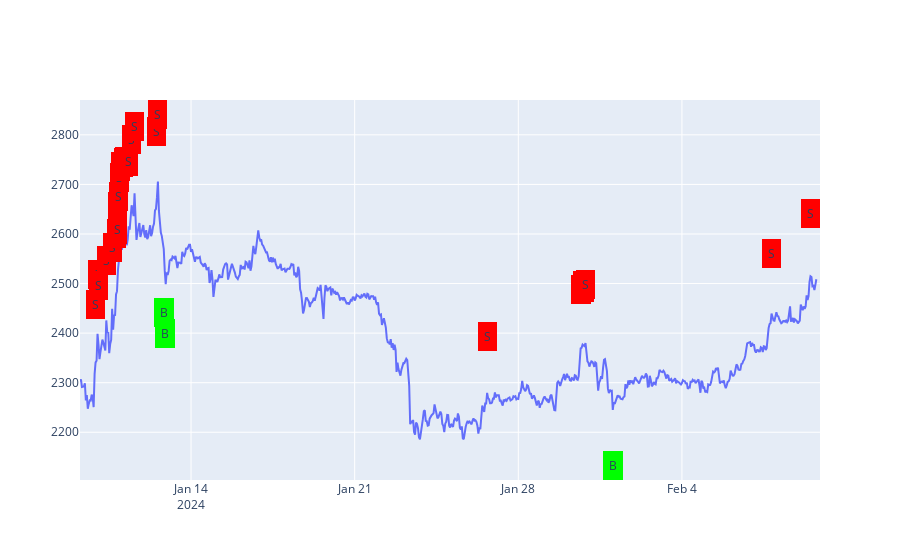

The notebook cell this image was saved under:
### Code cell
plotting.chart_with_markers(result_df, 'predicted')

### Figure 1 — Plotly figure (JSON) as saved in the notebook; plotly's stock layout.template omitted (floating-point values rounded to 4 significant figures; data arrays with more than 128 entries replaced by an {"elided": "..."} marker saying what was removed)
{"data": [{"type": "scatter", "x": {"elided": "757 str values"}, "y": {"elided": "757 float values"}}], "layout": {"annotations": [{"arrowhead": 1, "bgcolor": "#00ff00", "bordercolor": "#00ff00", "borderpad": 4, "borderwidth": 2, "showarrow": false, "text": "B", "x": "2024-01-12T20:00:00+05:00", "y": 2441.0}, {"arrowhead": 1, "bgcolor": "#00ff00", "bordercolor": "#00ff00", "borderpad": 4, "borderwidth": 2, "showarrow": false, "text": "B", "x": "2024-01-12T21:00:00+05:00", "y": 2400.0}, {"arrowhead": 1, "bgcolor": "#00ff00", "bordercolor": "#00ff00", "borderpad": 4, "borderwidth": 2, "showarrow": false, "text": "B", "x": "2024-02-01T01:00:00+05:00", "y": 2133.0}, {"arrowhead": 1, "bgcolor": "#ff0000", "bordercolor": "#ff0000", "borderpad": 4, "borderwidth": 2, "showarrow": false, "text": "S", "x": "2024-01-09T22:00:00+05:00", "y": 2458.0}, {"arrowhead": 1, "bgcolor": "#ff0000", "bordercolor": "#ff0000", "borderpad": 4, "borderwidth": 2, "showarrow": false, "text": "S", "x": "2024-01-10T00:00:00+05:00", "y": 2519.0}, {"arrowhead": 1, "bgcolor": "#ff0000", "bordercolor": "#ff0000", "borderpad": 4, "borderwidth": 2, "showarrow": false, "text": "S", "x": "2024-01-10T01:00:00+05:00", "y": 2496.0}, {"arrowhead": 1, "bgcolor": "#ff0000", "bordercolor": "#ff0000", "borderpad": 4, "borderwidth": 2, "showarrow": false, "text": "S", "x": "2024-01-10T09:00:00+05:00", "y": 2547.0}, {"arrowhead": 1, "bgcolor": "#ff0000", "bordercolor": "#ff0000", "borderpad": 4, "borderwidth": 2, "showarrow": false, "text": "S", "x": "2024-01-10T15:00:00+05:00", "y": 2572.0}, {"arrowhead": 1, "bgcolor": "#ff0000", "bordercolor": "#ff0000", "borderpad": 4, "borderwidth": 2, "showarrow": false, "text": "S", "x": "2024-01-10T19:00:00+05:00", "y": 2602.0}, {"arrowhead": 1, "bgcolor": "#ff0000", "bordercolor": "#ff0000", "borderpad": 4, "borderwidth": 2, "showarrow": false, "text": "S", "x": "2024-01-10T20:00:00+05:00", "y": 2609.0}, {"arrowhead": 1, "bgcolor": "#ff0000", "bordercolor": "#ff0000", "borderpad": 4, "borderwidth": 2, "showarrow": false, "text": "S", "x": "2024-01-10T21:00:00+05:00", "y": 2655.0}, {"arrowhead": 1, "bgcolor": "#ff0000", "bordercolor": "#ff0000", "borderpad": 4, "borderwidth": 2, "showarrow": false, "text": "S", "x": "2024-01-10T22:00:00+05:00", "y": 2675.0}, {"arrowhead": 1, "bgcolor": "#ff0000", "bordercolor": "#ff0000", "borderpad": 4, "borderwidth": 2, "showarrow": false, "text": "S", "x": "2024-01-10T23:00:00+05:00", "y": 2714.0}, {"arrowhead": 1, "bgcolor": "#ff0000", "bordercolor": "#ff0000", "borderpad": 4, "borderwidth": 2, "showarrow": false, "text": "S", "x": "2024-01-11T00:00:00+05:00", "y": 2737.0}, {"arrowhead": 1, "bgcolor": "#ff0000", "bordercolor": "#ff0000", "borderpad": 4, "borderwidth": 2, "showarrow": false, "text": "S", "x": "2024-01-11T03:00:00+05:00", "y": 2744.0}, {"arrowhead": 1, "bgcolor": "#ff0000", "bordercolor": "#ff0000", "borderpad": 4, "borderwidth": 2, "showarrow": false, "text": "S", "x": "2024-01-11T04:00:00+05:00", "y": 2746.0}, {"arrowhead": 1, "bgcolor": "#ff0000", "bordercolor": "#ff0000", "borderpad": 4, "borderwidth": 2, "showarrow": false, "text": "S", "x": "2024-01-11T08:00:00+05:00", "y": 2746.0}, {"arrowhead": 1, "bgcolor": "#ff0000", "bordercolor": "#ff0000", "borderpad": 4, "borderwidth": 2, "showarrow": false, "text": "S", "x": "2024-01-11T11:00:00+05:00", "y": 2791.0}, {"arrowhead": 1, "bgcolor": "#ff0000", "bordercolor": "#ff0000", "borderpad": 4, "borderwidth": 2, "showarrow": false, "text": "S", "x": "2024-01-11T14:00:00+05:00", "y": 2816.0}, {"arrowhead": 1, "bgcolor": "#ff0000", "bordercolor": "#ff0000", "borderpad": 4, "borderwidth": 2, "showarrow": false, "text": "S", "x": "2024-01-12T13:00:00+05:00", "y": 2807.0}, {"arrowhead": 1, "bgcolor": "#ff0000", "bordercolor": "#ff0000", "borderpad": 4, "borderwidth": 2, "showarrow": false, "text": "S", "x": "2024-01-12T14:00:00+05:00", "y": 2841.0}, {"arrowhead": 1, "bgcolor": "#ff0000", "bordercolor": "#ff0000", "borderpad": 4, "borderwidth": 2, "showarrow": false, "text": "S", "x": "2024-01-26T16:00:00+05:00", "y": 2394.0}, {"arrowhead": 1, "bgcolor": "#ff0000", "bordercolor": "#ff0000", "borderpad": 4, "borderwidth": 2, "showarrow": false, "text": "S", "x": "2024-01-30T16:00:00+05:00", "y": 2488.0}, {"arrowhead": 1, "bgcolor": "#ff0000", "bordercolor": "#ff0000", "borderpad": 4, "borderwidth": 2, "showarrow": false, "text": "S", "x": "2024-01-30T17:00:00+05:00", "y": 2489.0}, {"arrowhead": 1, "bgcolor": "#ff0000", "bordercolor": "#ff0000", "borderpad": 4, "borderwidth": 2, "showarrow": false, "text": "S", "x": "2024-01-30T18:00:00+05:00", "y": 2496.0}, {"arrowhead": 1, "bgcolor": "#ff0000", "bordercolor": "#ff0000", "borderpad": 4, "borderwidth": 2, "showarrow": false, "text": "S", "x": "2024-01-30T19:00:00+05:00", "y": 2494.0}, {"arrowhead": 1, "bgcolor": "#ff0000", "bordercolor": "#ff0000", "borderpad": 4, "borderwidth": 2, "showarrow": false, "text": "S", "x": "2024-01-30T20:00:00+05:00", "y": 2492.0}, {"arrowhead": 1, "bgcolor": "#ff0000", "bordercolor": "#ff0000", "borderpad": 4, "borderwidth": 2, "showarrow": false, "text": "S", "x": "2024-01-30T21:00:00+05:00", "y": 2499.0}, {"arrowhead": 1, "bgcolor": "#ff0000", "bordercolor": "#ff0000", "borderpad": 4, "borderwidth": 2, "showarrow": false, "text": "S", "x": "2024-02-07T20:00:00+05:00", "y": 2561.0}, {"arrowhead": 1, "bgcolor": "#ff0000", "bordercolor": "#ff0000", "borderpad": 4, "borderwidth": 2, "showarrow": false, "text": "S", "x": "2024-02-09T12:00:00+05:00", "y": 2640.0}]}}
